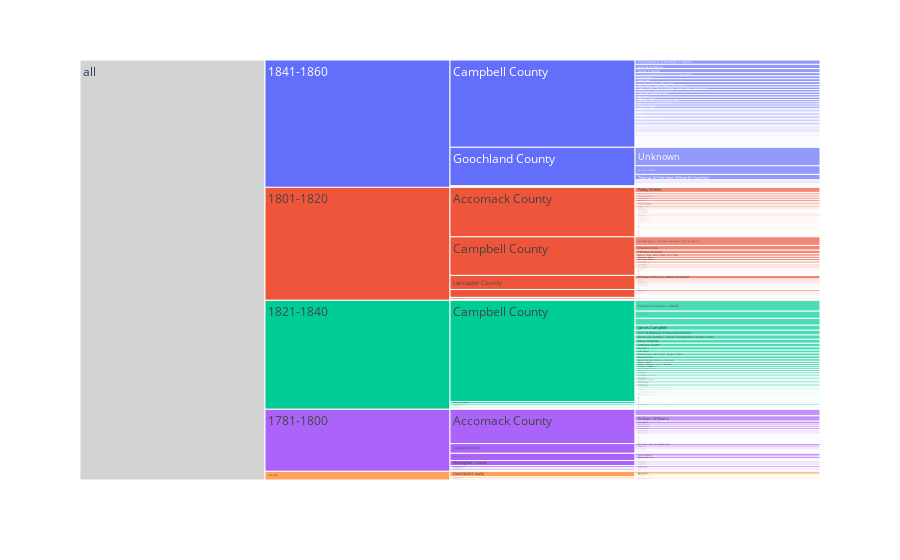

Write notebook code for a chart like this one.
### Code cell
fig = px.icicle(df, 
                path=[px.Constant("all"), 'Period', 'Locality', 'Enslaver_Buyer'],
                values='Slaves')

fig.update_traces(root_color="lightgrey", tiling=dict(orientation='h'))

fig.show()

### Figure 1 — Plotly figure (JSON) as saved in the notebook; plotly's stock layout.template omitted (floating-point values rounded to 4 significant figures; data arrays with more than 128 entries replaced by an {"elided": "..."} marker saying what was removed)
{"data": [{"branchvalues": "total", "domain": {"x": [0, 1], "y": [0, 1]}, "hovertemplate": "labels=%{label}<br>Slaves=%{value}<br>parent=%{parent}<br>id=%{id}<extra></extra>", "ids": {"elided": "399 str values"}, "labels": {"elided": "399 str values"}, "name": "", "parents": {"elided": "399 str values"}, "root": {"color": "lightgrey"}, "tiling": {"orientation": "h"}, "type": "icicle", "values": {"elided": "399 int values"}}], "layout": {"legend": {"tracegroupgap": 0}, "margin": {"t": 60}}}
